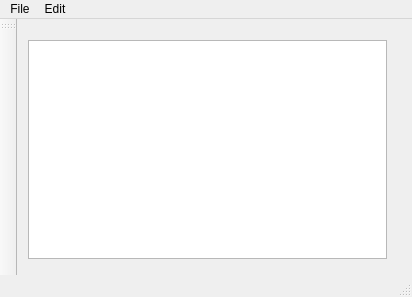
<?xml version="1.0" encoding="UTF-8"?>
<ui version="4.0">
 <class>MainWindow</class>
 <widget class="QMainWindow" name="MainWindow">
  <property name="geometry">
   <rect>
    <x>0</x>
    <y>0</y>
    <width>412</width>
    <height>297</height>
   </rect>
  </property>
  <property name="windowTitle">
   <string>MainWindow</string>
  </property>
  <widget class="QWidget" name="centralWidget">
   <widget class="QWidget" name="verticalLayoutWidget">
    <property name="geometry">
     <rect>
      <x>0</x>
      <y>10</y>
      <width>381</width>
      <height>241</height>
     </rect>
    </property>
    <layout class="QVBoxLayout" name="verticalLayout">
     <item>
      <widget class="QTextEdit" name="textEdit"/>
     </item>
    </layout>
   </widget>
  </widget>
  <widget class="QMenuBar" name="menuBar">
   <property name="geometry">
    <rect>
     <x>0</x>
     <y>0</y>
     <width>412</width>
     <height>22</height>
    </rect>
   </property>
   <widget class="QMenu" name="menuFile">
    <property name="title">
     <string>File</string>
    </property>
    <addaction name="actionNew"/>
    <addaction name="actionOpen"/>
    <addaction name="actionSave_as"/>
    <addaction name="actionPrint"/>
    <addaction name="actionExit"/>
   </widget>
   <widget class="QMenu" name="menuEdit">
    <property name="title">
     <string>Edit</string>
    </property>
    <addaction name="actionCopy"/>
    <addaction name="actionPaste"/>
    <addaction name="actionCut"/>
    <addaction name="actionUndo"/>
    <addaction name="actionRedo"/>
   </widget>
   <addaction name="menuFile"/>
   <addaction name="menuEdit"/>
  </widget>
  <widget class="QToolBar" name="mainToolBar">
   <attribute name="toolBarArea">
    <enum>LeftToolBarArea</enum>
   </attribute>
   <attribute name="toolBarBreak">
    <bool>false</bool>
   </attribute>
  </widget>
  <widget class="QStatusBar" name="statusBar"/>
  <action name="actionNew">
   <property name="icon">
    <iconset resource="resources.qrc">
     <normaloff>:/imgs/icons8-plus-48.png</normaloff>:/imgs/icons8-plus-48.png</iconset>
   </property>
   <property name="text">
    <string>New</string>
   </property>
  </action>
  <action name="actionOpen">
   <property name="icon">
    <iconset resource="resources.qrc">
     <normaloff>:/imgs/icons8-edit-48.png</normaloff>:/imgs/icons8-edit-48.png</iconset>
   </property>
   <property name="text">
    <string>Open</string>
   </property>
  </action>
  <action name="actionSave_as">
   <property name="icon">
    <iconset resource="resources.qrc">
     <normaloff>:/imgs/icons8-file-48.png</normaloff>:/imgs/icons8-file-48.png</iconset>
   </property>
   <property name="text">
    <string>Save as</string>
   </property>
  </action>
  <action name="actionPrint">
   <property name="text">
    <string>Print</string>
   </property>
  </action>
  <action name="actionExit">
   <property name="text">
    <string>Exit</string>
   </property>
  </action>
  <action name="actionCopy">
   <property name="text">
    <string>Copy</string>
   </property>
  </action>
  <action name="actionPaste">
   <property name="text">
    <string>Paste</string>
   </property>
  </action>
  <action name="actionCut">
   <property name="text">
    <string>Cut</string>
   </property>
  </action>
  <action name="actionUndo">
   <property name="text">
    <string>Undo</string>
   </property>
  </action>
  <action name="actionRedo">
   <property name="text">
    <string>Redo</string>
   </property>
  </action>
 </widget>
 <layoutdefault spacing="6" margin="11"/>
 <resources>
  <include location="resources.qrc"/>
 </resources>
 <connections/>
</ui>
